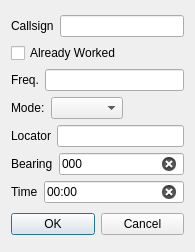
<?xml version="1.0" encoding="UTF-8"?>
<ui version="4.0">
 <class>RigMemDialog</class>
 <widget class="QDialog" name="RigMemDialog">
  <property name="geometry">
   <rect>
    <x>0</x>
    <y>0</y>
    <width>195</width>
    <height>252</height>
   </rect>
  </property>
  <property name="windowTitle">
   <string>Rig Memory</string>
  </property>
  <layout class="QVBoxLayout" name="verticalLayout_2">
   <item>
    <layout class="QVBoxLayout" name="verticalLayout">
     <item>
      <layout class="QHBoxLayout" name="horizontalLayout">
       <item>
        <widget class="QLabel" name="label">
         <property name="text">
          <string>Callsign</string>
         </property>
        </widget>
       </item>
       <item>
        <widget class="QLineEdit" name="callSignLineEdit">
         <property name="text">
          <string/>
         </property>
         <property name="maxLength">
          <number>15</number>
         </property>
         <property name="clearButtonEnabled">
          <bool>true</bool>
         </property>
        </widget>
       </item>
      </layout>
     </item>
     <item>
      <widget class="QCheckBox" name="workedCB">
       <property name="text">
        <string>Already Worked</string>
       </property>
      </widget>
     </item>
     <item>
      <layout class="QHBoxLayout" name="horizontalLayout_2">
       <item>
        <widget class="QLabel" name="label_2">
         <property name="text">
          <string>Freq.</string>
         </property>
        </widget>
       </item>
       <item>
        <widget class="QLineEdit" name="freqLineEdit">
         <property name="inputMask">
          <string/>
         </property>
         <property name="text">
          <string/>
         </property>
         <property name="clearButtonEnabled">
          <bool>true</bool>
         </property>
        </widget>
       </item>
      </layout>
     </item>
     <item>
      <layout class="QHBoxLayout" name="horizontalLayout_6">
       <item>
        <widget class="QLabel" name="label_6">
         <property name="text">
          <string>Mode:</string>
         </property>
        </widget>
       </item>
       <item>
        <widget class="QComboBox" name="modecb"/>
       </item>
       <item>
        <spacer name="horizontalSpacer">
         <property name="orientation">
          <enum>Qt::Horizontal</enum>
         </property>
         <property name="sizeHint" stdset="0">
          <size>
           <width>40</width>
           <height>20</height>
          </size>
         </property>
        </spacer>
       </item>
      </layout>
     </item>
     <item>
      <layout class="QHBoxLayout" name="horizontalLayout_3">
       <item>
        <widget class="QLabel" name="label_3">
         <property name="text">
          <string>Locator</string>
         </property>
        </widget>
       </item>
       <item>
        <widget class="QLineEdit" name="locatorLineEdit">
         <property name="inputMask">
          <string/>
         </property>
         <property name="text">
          <string/>
         </property>
         <property name="cursorPosition">
          <number>0</number>
         </property>
         <property name="clearButtonEnabled">
          <bool>true</bool>
         </property>
        </widget>
       </item>
      </layout>
     </item>
     <item>
      <layout class="QHBoxLayout" name="horizontalLayout_4">
       <item>
        <widget class="QLabel" name="label_4">
         <property name="text">
          <string>Bearing</string>
         </property>
        </widget>
       </item>
       <item>
        <widget class="QLineEdit" name="bearingLineEdit">
         <property name="inputMask">
          <string>999</string>
         </property>
         <property name="text">
          <string>000</string>
         </property>
         <property name="clearButtonEnabled">
          <bool>true</bool>
         </property>
        </widget>
       </item>
      </layout>
     </item>
     <item>
      <layout class="QHBoxLayout" name="horizontalLayout_5">
       <item>
        <widget class="QLabel" name="label_5">
         <property name="text">
          <string>Time</string>
         </property>
        </widget>
       </item>
       <item>
        <widget class="QLineEdit" name="timeLineEdit">
         <property name="inputMask">
          <string>99:99</string>
         </property>
         <property name="text">
          <string>00:00</string>
         </property>
         <property name="clearButtonEnabled">
          <bool>true</bool>
         </property>
        </widget>
       </item>
      </layout>
     </item>
    </layout>
   </item>
   <item>
    <layout class="QHBoxLayout" name="horizontalLayout_8">
     <item>
      <widget class="QPushButton" name="okButton">
       <property name="text">
        <string>OK</string>
       </property>
      </widget>
     </item>
     <item>
      <widget class="QPushButton" name="cancelButton">
       <property name="text">
        <string>Cancel</string>
       </property>
      </widget>
     </item>
    </layout>
   </item>
  </layout>
 </widget>
 <resources/>
 <connections/>
</ui>
